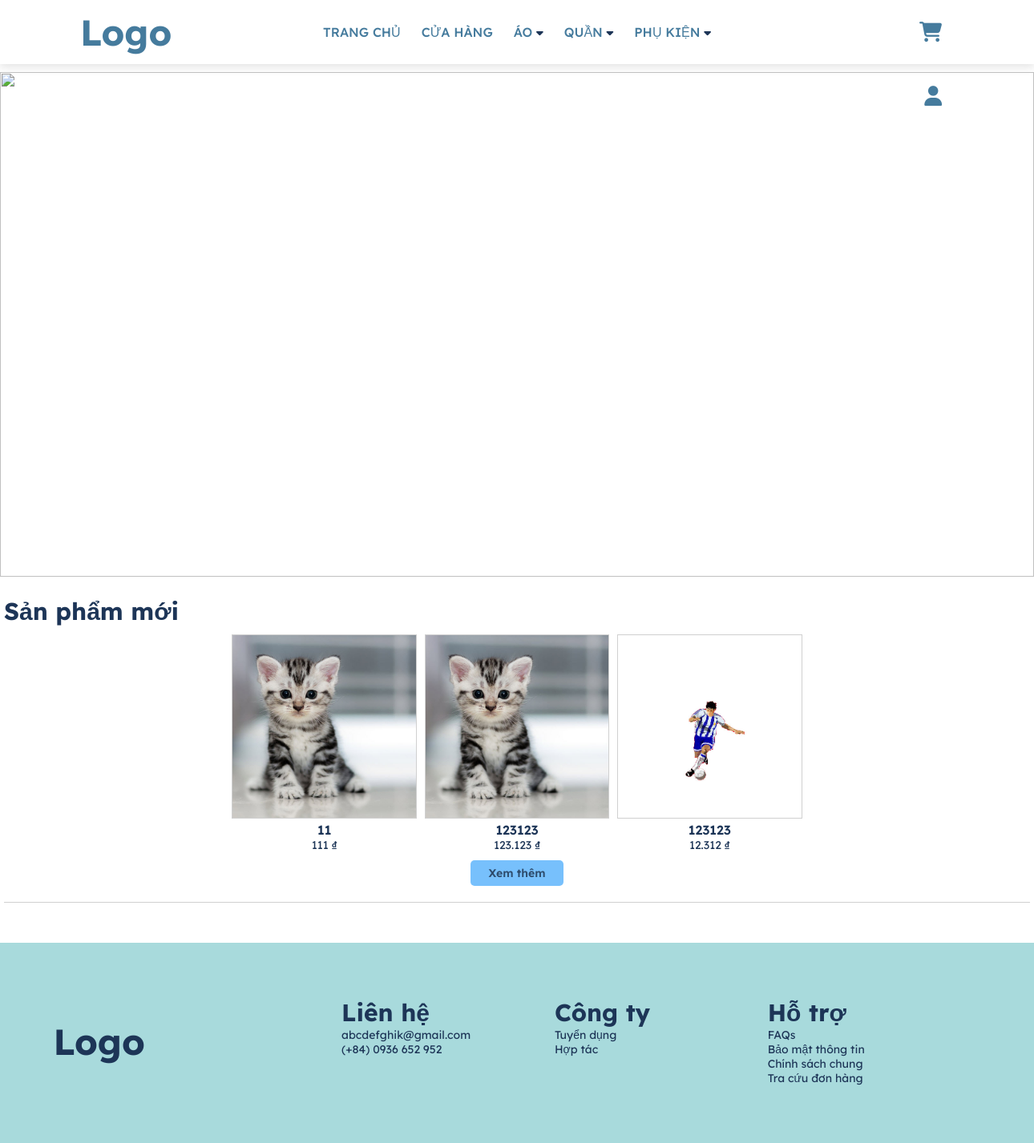
The page / on the database its author committed.
### tables this page shows
CREATE TABLE `product` (
  `id` int(11) NOT NULL,
  `name` varchar(50) NOT NULL,
  `description` text NOT NULL,
  `img` text NOT NULL,
  `price` int(11) NOT NULL,
  `manufacturers_id` int(11) NOT NULL,
  `category_detail_id` int(11) NOT NULL
);

### index.php (the view, shortened to what this page needs)
<?php require 'admin/connect.php'; ?>
<!DOCTYPE html>
<html lang="en">
<head>
    <link rel="stylesheet" href="assets/css/style.css">
    <link rel="stylesheet" href="assets/css/index.css">
</head>
<body>
    <?php
    $sql = "select * from product
    limit 5";
    $result = mysqli_query($connect, $sql);
    ?>
    <?php
    require 'header.php';
    ?>
    <div>
        <img src="assets/img/pexels-pixabay-325876.jpg" alt="" class="img_banner">
    </div>
    <div class="main">
        <div class="main_001">
            <h3>Sản phẩm mới</h3>
            <ul>
                <?php foreach ($result as $each) { ?>
                    <li>
                        <a href="product_detail.php?id=<?php echo $each['id'] ?>">
                            <img src="admin/product/photos/<?php echo $each['img'] ?>">
                        </a>
                        <a href="product_detail.php?id=<?php echo $each['id'] ?>"><?php echo $each['name'] ?></a>
                        <p> <?php echo number_format($each['price'], 0, '', '.'); ?> ₫</p>
                    </li>
                <?php } ?>
            </ul>
            <a href="products.php"><button>Xem thêm</button></a>
        </div>
    </div>
    <?php include 'footer.php' ?>
</body>
</html>

### assets/css/style.css (style rules this page uses)
* { padding: 0; margin: 0; text-decoration: none; list-style: none; box-sizing: border-box; font-family: "Lexend Deca", sans-serif; font-weight: 400; font-size: 14px; color: #1d3557; }
h3 { font-weight: bold; font-size: 30px; }
button { font-size: 14px; padding: 7px 23px; border-radius: 5px; border: none; color: #2e4c6d; background-color: #77c0fc; display: block; margin: auto; font-weight: 600; cursor: pointer; }

### assets/css/index.css (style rules this page uses)
.img_banner { width: 100%; height: 630px; object-fit: cover; object-position: 50% 20%; }
.main { width: 1280px; margin: 0 auto; }
.main_001 { padding: 20px 0; border-bottom: #d0d0d0 0.5px solid; }
.main_001 ul { text-align: center; padding: 10px 0; }
.main_001 ul li { display: inline-block; width: 18%; margin: 0 3px; }
.main_001 ul li img { width: 100%; height: 230px; border: #d0d0d0 1px solid; object-fit: cover; object-position: 50% 20%; }
.main_001 ul li a { font-size: 16px; font-weight: 600; }

### rows shown on the page
product: img (picture), name "11", price "111"
product: img (picture), name "123123", price "123.123"
product: img (picture), name "123123", price "12.312"
